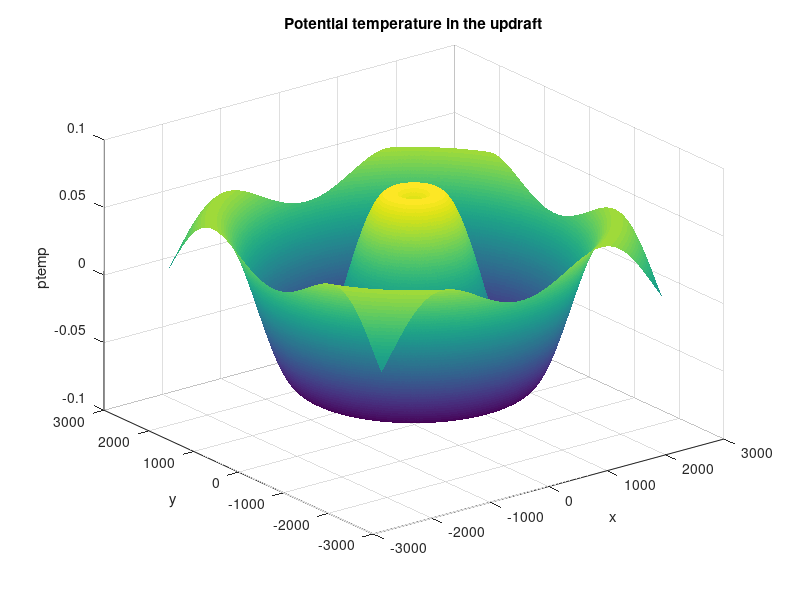

Write MATLAB code to recreate this figure. (Note: this script raises an error after producing the figure.)
% This script tests out two ways of extrapolating the linear profile of
% potential temperature into 2D space. The first method is to manually average the
% two profiles based on the angle the gliders makes with the updraft.
% The second method is to use the griddata function to interpolate 
% the values of potential temperature at any point in the updraft. 

close all

% Method 1: Manual averaging of the two profiles based on the angle of the glider
% Load coefficients of the linear profile of potential temperature
load("coeff_uw.mat");
load("coeff_cw.mat");

uw = coeff_uw(1,:);
cw = coeff_cw(1,:);

% Declare functions of potential temperature
ptemp_uw = @(r) uw(1) + uw(2)*cos(r*uw(6)) + uw(3)*sin(r*uw(6)) + uw(4)*cos(2*r*uw(6)) + uw(5)*sin(2*r*uw(6));
ptemp_cw = @(r) cw(1) + cw(2)*cos(r*cw(6)) + cw(3)*sin(r*cw(6)) + cw(4)*cos(2*r*cw(6)) + cw(5)*sin(2*r*cw(6));

% Define updraft radius, position, and orientation in degrees
radius = 600; % meters
pos = [0, 0]; % [x, y] (x is north, y is east)
ori = 0; % degrees (0 is north, 90 is east)


% Create grid of query points [xq,yq] centered at the updraft
[xq,yq] = meshgrid(pos(1)-radius*4:5:pos(1)+radius*4,pos(2)-radius*4:5:pos(2)+radius*4);

% Calculate the relative distance of each point in the grid to the updraft
r = sqrt((xq-pos(1)).^2 + (yq-pos(2)).^2);

% Calculate the angle of each point in the grid to the x-axis
tan = atan2d(yq-pos(2), xq-pos(1));
tan(tan < 0) = tan(tan < 0) + 360;

% Calculate the angle of each point in the grid to the updraft
theta = tan - ori;

% Calculate the potential temperature at each point in the grid
ptemp = cos(theta/180 *pi).^2 .*ptemp_uw(r./radius) + sin(theta./180 *pi).^2 .*ptemp_cw(r./radius);

% Calculate the weights of each profile based on the angle of the glider (for plotting only)
w_uw = cos(theta/180 *pi).^2;
w_cw = sin(theta/180 *pi).^2;

% % Plot the weights in the grid
% figure
% surf(xq,yq,w_uw, 'LineStyle','none')
% xlabel('x')
% ylabel('y')
% zlabel('w')
% title('Weight of the updraft profile')

% % Plot theta in the grid
% figure
% surf(xq,yq,theta, 'LineStyle','none')
% xlabel('x')
% ylabel('y')
% zlabel('tan')
% title('Angle of each point in the grid to the x-axis')

% % Plot ptemp_uw and ptemp_cw
% figure
% r = -r/radius:0.01:r/radius;
% plot(r, ptemp_uw(r), 'r')
% hold on
% plot(r, ptemp_cw(r), 'b')
% hold off
% xlabel('r')
% ylabel('ptemp')
% title('Potential temperature profiles')

% Plot the potential temperature in the grid
figure
surf(xq,yq,ptemp, 'LineStyle','none')
xlabel('x')
ylabel('y')
zlabel('ptemp')
title('Potential temperature in the updraft')

% Create a updraft object with the same properties as the updraft
updraft = Updraft(47.9724,11.796789);
updraft.gain = 1;
updraft.wind_dir = 0;

% Generate vector of sample latitudes and longitudes
lat = linspace(47.945243,47.999557,120);
lon = linspace(11.756576,11.837002,120);

% Create linspace out of the lat and lon vectors
[lat, lon] = meshgrid(lat, lon);

% Calculate the potential temperature difference at the same positions as the grid
ptemp_diff = zeros(size(lat));
humidity_diff = zeros(size(lat));
for i = 1:size(lat,1)
    for j = 1:size(lat,2)
        ptemp_diff(i,j) = updraft.ptemp_diff(lat(i,j),lon(i,j));
        humidity_diff(i,j) = updraft.humidity_diff(lat(i,j),lon(i,j));
    end
end

% Plot the potential temperature difference in the grid
figure
surf(lat,lon,ptemp_diff, 'LineStyle','none')
xlabel('x')
ylabel('y')
zlabel('ptemp_diff')
title('Potential temperature difference with perturbation')

% Plot the humidity difference in the grid
figure
surf(lat,lon,humidity_diff, 'LineStyle','none')
xlabel('x')
ylabel('y')
zlabel('hum_diff')
title('Specific humidity difference with perturbation')

%
% % Method 2: Interpolation of the two profiles using griddata %%%%%%%%%%%%%%%%%%%%%%%%
% % Get x and y values of the meshgrid separately
% x = xq(1,:)';
% y = yq(:,1);
% 
% % Evaluate the potential temperature at the x and y values
% ptemp_x = ptemp_uw(x./radius);
% ptemp_y = ptemp_cw(y./radius);
% 
% % Build vector for griddata function
% x_len = length(x);
% x = [x; zeros(length(y), 1)];
% y = [zeros(x_len, 1); y];
% ptemp = [ptemp_x; ptemp_y];
% 
% % Interpolate the values in ptemp to obtain the potential temperature at any point xq,yq in the updraft
% ptemp2 = griddata(x,y,ptemp,xq,yq,"linear");
% 
% % Plot the interpolated values and the original values as a line plot
% figure
% surf(xq,yq,ptemp2, 'LineStyle','none')
% xlabel('x')
% ylabel('y')
% zlabel('ptemp')
% title('Interpolated values of potential temperature in the updraft')
